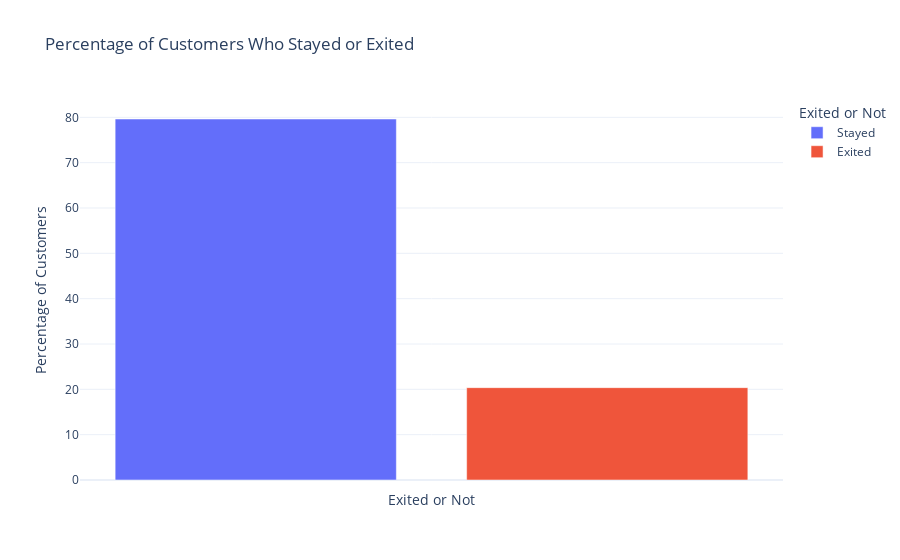

The code cell stored with this chart in its notebook:
### Code cell
# plot bar chart of exited_percentage column
fig = px.bar(exited_percentage, 
             labels={'x':'Exited', 'y':'Percentage of customers'},
             title='Percentage of Customers Who Stayed or Exited',
             color=['Stayed', 'Exited'],
             template='plotly_white')

# Add titles for x-axism y-axis, and legend
fig.update_layout(legend_title_text='Exited or Not',
                  yaxis_title='Percentage of Customers',
                  xaxis_title='Exited or Not')

# Hide x-axis labels
fig.update_xaxes(showticklabels=False)

# Show bar chart
fig.show()

### Figure 1 — Plotly figure (JSON) as saved in the notebook; plotly's stock layout.template omitted (floating-point values rounded to 4 significant figures)
{"data": [{"alignmentgroup": "True", "hovertemplate": "color=Stayed<br>exited=%{x}<br>value=%{y}<extra></extra>", "legendgroup": "Stayed", "marker": {"color": "#636efa", "pattern": {"shape": ""}}, "name": "Stayed", "offsetgroup": "Stayed", "orientation": "v", "showlegend": true, "textposition": "auto", "type": "bar", "x": [0], "xaxis": "x", "y": [79.63], "yaxis": "y"}, {"alignmentgroup": "True", "hovertemplate": "color=Exited<br>exited=%{x}<br>value=%{y}<extra></extra>", "legendgroup": "Exited", "marker": {"color": "#EF553B", "pattern": {"shape": ""}}, "name": "Exited", "offsetgroup": "Exited", "orientation": "v", "showlegend": true, "textposition": "auto", "type": "bar", "x": [1], "xaxis": "x", "y": [20.37], "yaxis": "y"}], "layout": {"barmode": "relative", "legend": {"title": {"text": "Exited or Not"}, "tracegroupgap": 0}, "title": {"text": "Percentage of Customers Who Stayed or Exited"}, "xaxis": {"anchor": "y", "domain": [0, 1], "showticklabels": false, "title": {"text": "Exited or Not"}}, "yaxis": {"anchor": "x", "domain": [0, 1], "title": {"text": "Percentage of Customers"}}}}
